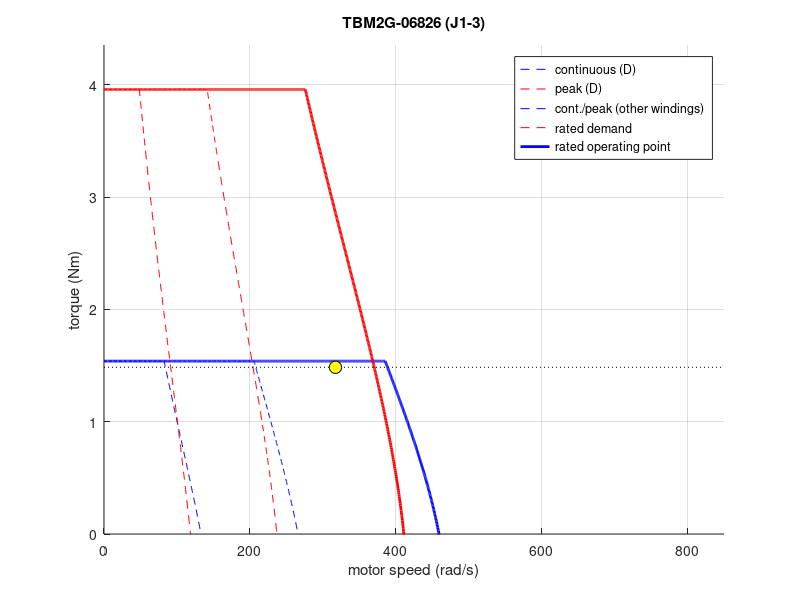
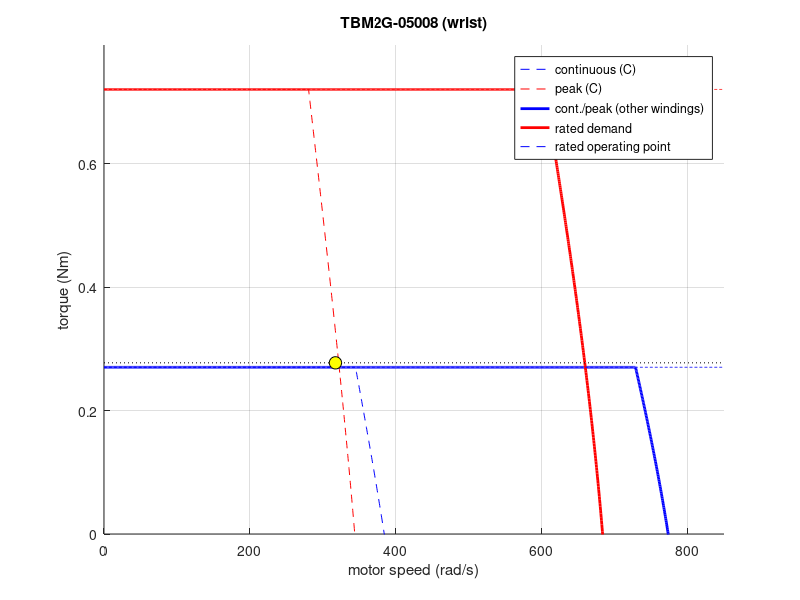

Write MATLAB code to recreate these figures, in order.
% torque_speed.m — speed-torque capability envelopes of the two UR5e motor
% candidates (Kollmorgen TBM2G [OEM] datasheet values) on the plant's 48 V
% bus. Continuous (thermal) and peak (short-time) regions, the
% voltage-limited tail (no flux weakening, id = 0), and the plant's rated
% operating point (reflected joint torque demand at rated speed).
% Run from octave/actuator:  octave torque_speed.m

clear; close all; more off;
if ~exist('figs', 'dir'), mkdir('figs'); end

Vdc = 48; Vmax = Vdc/sqrt(3);            % SVPWM linear ceiling, V peak phase
w_rated = 101*3.1416;                    % motor speed at 180 deg/s joint speed

% [OEM] Kollmorgen TBM2G selection guide (June 2023): per-winding cold/hot
% Kt (Nm/Arms), R line-line (Ohm, 25 C), L line-line (H).
motors(1).name = 'TBM2G-06826 (J1-3)';
motors(1).p = 10;                        % pole pairs
motors(1).wind = struct('label', {'A','C','D'}, ...
  'Kt_cold', {0.496, 0.248, 0.143}, 'Kt_hot', {0.442, 0.221, 0.128}, ...
  'R', {2.60, 0.651, 0.217}, 'L', {3.51e-3, 0.88e-3, 0.29e-3});
motors(1).Tc = 1.54;                     % Nm continuous, dT = 130 C [OEM]
motors(1).Tp = 3.96;                     % Nm peak (est. from the 68-series
                                         %   lineup table [OEM])
motors(1).def_wind = 3;                  % D = plant default
motors(1).tau_dem = 150/101;             % reflected rated joint torque
motors(2).name = 'TBM2G-05008 (wrist)';
motors(2).p = 7;
motors(2).wind = struct('label', {'A','C','D'}, ...
  'Kt_cold', {0.171, 0.086, 0.049}, 'Kt_hot', {0.153, 0.076, 0.044}, ...
  'R', {1.38, 0.345, 0.115}, 'L', {1.26e-3, 0.32e-3, 0.11e-3});
motors(2).Tc = 0.27;                     % [OEM]
motors(2).Tp = 0.72;                     % [OEM]
motors(2).def_wind = 2;                  % C = plant default
motors(2).tau_dem = 28/101;

w = linspace(0, 850, 2000)';             % 8000 rpm = 838 rad/s mechanical max

fname = {'torque_speed_06826.png', 'torque_speed_05008.png'};
for m = 1:2
  figure('visible', 'off'); hold on;
  nw = numel(motors(m).wind);
  for j = 1:nw
    W = motors(m).wind(j);
    p = motors(m).p; we = p*w;
    Lph = W.L/2;                          % phase quantities (star)
    % hot params for the continuous region, cold for the peak region:
    % hot R = R25 * (1 + 0.0039*(155-25)) ~ 1.5x; hot Kt = magnet at temp
    Kt_h = W.Kt_hot/sqrt(2);  lam_h = Kt_h/(1.5*p);  Rh = W.R/2*1.5;
    Kt_c = W.Kt_cold/sqrt(2); lam_c = Kt_c/(1.5*p);  Rc = W.R/2;
    % voltage-limited current, id = 0: (R*i + we*lam)^2 + (we*L*i)^2 = Vmax^2
    iv = @(R, lam) ((-2*R*we*lam) + sqrt(max(0, (2*R*we*lam).^2 - ...
        4*(R^2 + (we*Lph).^2).*((we*lam).^2 - Vmax^2)))) ...
        ./ (2*(R^2 + (we*Lph).^2));
    tau_cont = min(motors(m).Tc, Kt_h.*iv(Rh, lam_h));
    tau_peak = min(motors(m).Tp, Kt_c.*iv(Rc, lam_c));
    if j == motors(m).def_wind
      plot(w, tau_cont, 'b', 'LineWidth', 2);
      plot(w, tau_peak, 'r', 'LineWidth', 2);
    else
      plot(w, tau_cont, 'b--');
      plot(w, tau_peak, 'r--');
    end
  end
  % plant rated operating point and demand line
  plot([0 850], motors(m).tau_dem*[1 1], 'k:');
  plot(w_rated, motors(m).tau_dem, 'ko', 'MarkerFaceColor', 'y', 'MarkerSize', 9);
  xlim([0 850]); ylim([0 motors(m).Tp*1.1]);
  xlabel('motor speed (rad/s)'); ylabel('torque (Nm)');
  title(motors(m).name); grid on;
  dl = motors(m).wind(motors(m).def_wind).label;
  legend(['continuous (' dl ')'], ['peak (' dl ')'], ...
         'cont./peak (other windings)', 'rated demand', ...
         'rated operating point', 'location', 'northeast');
  print(['figs/' fname{m}], '-dpng');
end

% ------------------------------------------------------------------
% numbers for the report
% ------------------------------------------------------------------
fprintf('\n== speed-torque envelope summary (48 V bus, no flux weakening) ==\n');
for m = 1:2
  W = motors(m).wind(motors(m).def_wind);
  p = motors(m).p;
  Kt_h = W.Kt_hot/sqrt(2); lam_h = Kt_h/(1.5*p); Rh = W.R/2*1.5;
  we = p*w;
  Lph = W.L/2;
  iv = @(R, lam) ((-2*R*we*lam) + sqrt(max(0, (2*R*we*lam).^2 - ...
      4*(R^2 + (we*Lph).^2).*((we*lam).^2 - Vmax^2)))) ./ (2*(R^2 + (we*Lph).^2));
  tau_cont = min(motors(m).Tc, Kt_h.*iv(Rh, lam_h));
  icorner = find(tau_cont < 0.99*motors(m).Tc, 1);
  fprintf('\n%s (winding %s):\n', motors(m).name, W.label);
  fprintf('  Tc = %.2f Nm, Tp = %.2f Nm (peak = %.1f x Tc)\n', ...
          motors(m).Tc, motors(m).Tp, motors(m).Tp/motors(m).Tc);
  fprintf('  continuous corner speed = %.0f rad/s (%.0f rpm); rated = %.0f rad/s\n', ...
          w(icorner), w(icorner)*60/(2*pi), w_rated);
  fprintf('  rated demand %.2f Nm = %.0f %% of Tc (%.0f %% of Tp)\n', ...
          motors(m).tau_dem, 100*motors(m).tau_dem/motors(m).Tc, ...
          100*motors(m).tau_dem/motors(m).Tp);
  fprintf('  -> demand sits at the continuous rating: evidence the candidate\n');
  fprintf('     motor sizes match the UR5e joint torque specs\n');
end
fprintf('\nsaved figs/torque_speed_06826.png and figs/torque_speed_05008.png\n');
